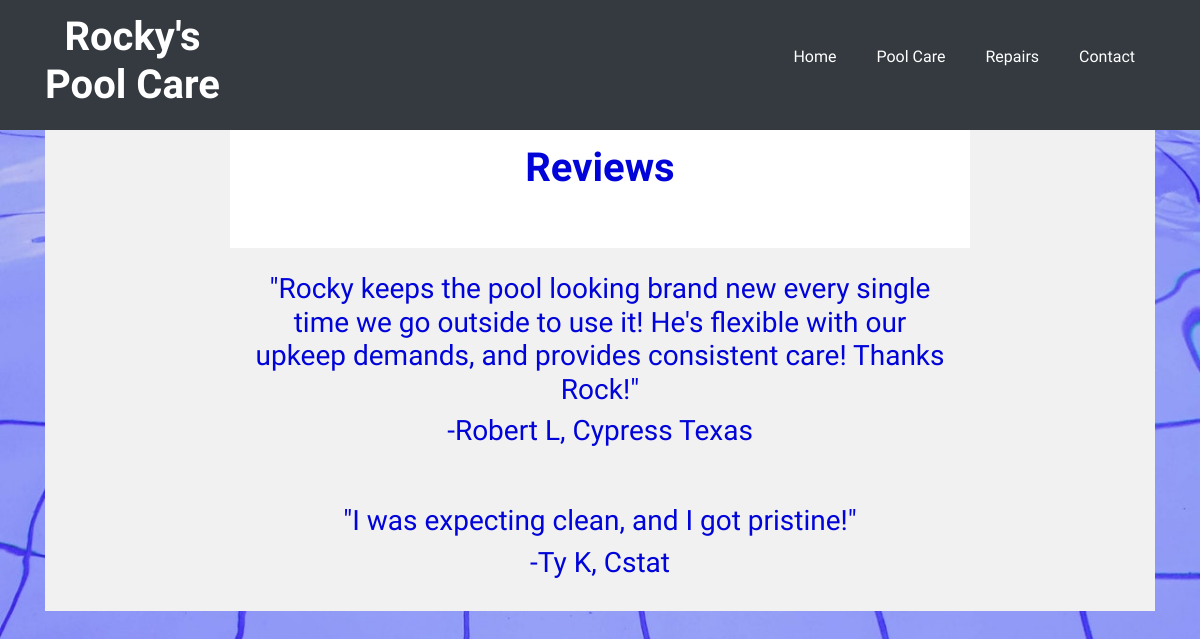
The app's page /reviews/ with its own data.
### poolServices/models.py (models this page shows, shortened)
class review(models.Model):
	name = models.CharField(max_length=50)
	location = models.CharField(max_length=50)
	comments = models.TextField(max_length=250, blank=True)

### poolServices/views.py (the view)
# urls.py: path('reviews/', views.review_page, name = 'reviews'),
def review_page(request):
	reviews = review.objects.all()
	return render(request, 'poolServices/reviews.html', {'reviews':reviews})

### poolServices/templates/poolServices/reviews.html (shortened to what this page needs)
<!DOCTYPE html>
<html>
{% extends "poolServices/base.html" %}
{% load static %}
{% block content %}
<div class="container-fluid text-center" style="background-color: #f1f1f1;">
  <div class="row content">
    <div class="col-sm-2 sidenav">
    </div>
    <div class="col-sm-8 text-center" style="background-color: #fff">
		<br>
		<br>
	   	<br>
        <br>
          <h1 style="color: #0104d8; font-size: 48;">Reviews</h1>
          <br>
          <br>
          <div class="row content">
          	<br>
	          {% for review in reviews %}
	          <div class="col-sm-12 text-center" style="background-color: #f1f1f1;">
	          	<br>
	            <h3>"{{ review.comments }}"</h3>
	            <h3>-{{ review.name }}, {{ review.location }}</h3>
				<br>
	          </div>
	          <br>
	          <br>
	          {% endfor %}
     	 </div>
    </div>
    <div class="col-sm-2 sidenav">
    </div>
  </div>
</div>
{% endblock %}

### records on screen
review: comments "Rocky keeps the pool looking brand new every single time we go outside to use it! He's flexible with our upkeep demands, and provides consistent care! Thanks Rock!", name "Robert L", location "Cypress Texas"
review: comments "I was expecting clean, and I got pristine!", name "Ty K", location "Cstat"
